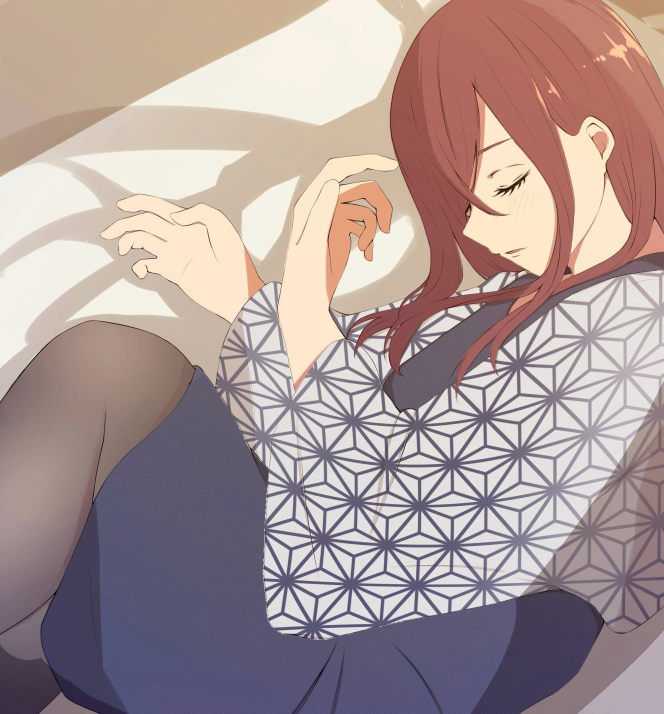
#> input picture img.jpg, 1992 x 2141 px (shown at 1/3 size)
$ python main.py
#> lines starting #> are read from the running program, lines starting #| are printed output that depends on the picture
from PIL import Image
def asciiConvert(image, type, saveas, scale):
#> called with image = 'img.jpg', type = 'jpg', saveas = 'img.txt', scale = '3'
    scale = int(scale)

    # open and get image size
    img = Image.open(image)
#> img is the input picture: PIL image 1992x2141 RGB; mean R, G, B 171.5, 153, 151.9
    w,h = img.size
#> w = 1992; h = 2141

    # resize image (downscale)
    img.resize((w//scale, h//scale)).save("resized.%s" % type)
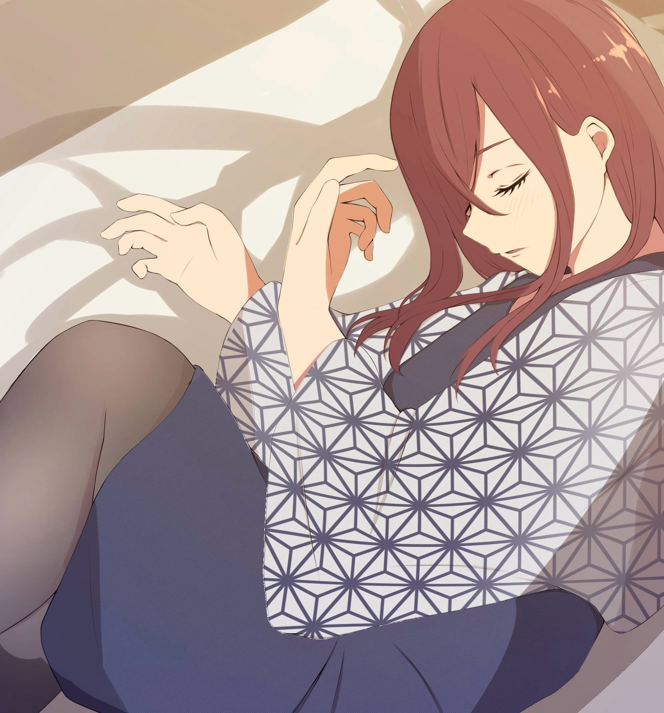
#> saved as resized.jpg: PIL image 664x713 RGB; mean R, G, B 171.5, 153, 151.9

    # open new image
    img = Image.open("resized.%s" % type)
#> img: PIL image 664x713 RGB
    w, h = img.size # get new width and height
#> w = 664; h = 713


    # list with correct length and height (same as resized image)
    grid = []
    for i in range(h):
        grid.append(["X"] * w)

    pix = img.load()


    for y in range(h):
        for x in range(w):
            if sum(pix[x,y]) == 0:
                grid[y][x] = "#"
            elif sum(pix[x,y]) in range(1,100):
                grid[y][x] = "X"
            elif sum(pix[x,y]) in range(100,200):
                grid[y][x] = "%"
            elif sum(pix[x,y]) in range(200,300):
                grid[y][x] = "&"
            elif sum(pix[x,y]) in range(300,400):
                grid[y][x] = "*"
            elif sum(pix[x,y]) in range(400,500):
                grid[y][x] = "+"
            elif sum(pix[x,y]) in range(500,600):
                grid[y][x] = "/"
            elif sum(pix[x,y]) in range(600,700):
                grid[y][x] = "("
            elif sum(pix[x,y]) in range(700,750):
                grid[y][x] = "'"
            else:
                grid[y][x] = " "

    art = open(saveas, "w")

    for row in grid:
        art.write("".join(row)+"\n")

    art.close()

if __name__ == '__main__':
    asciiConvert("img.jpg", "jpg", "img.txt", "3")
